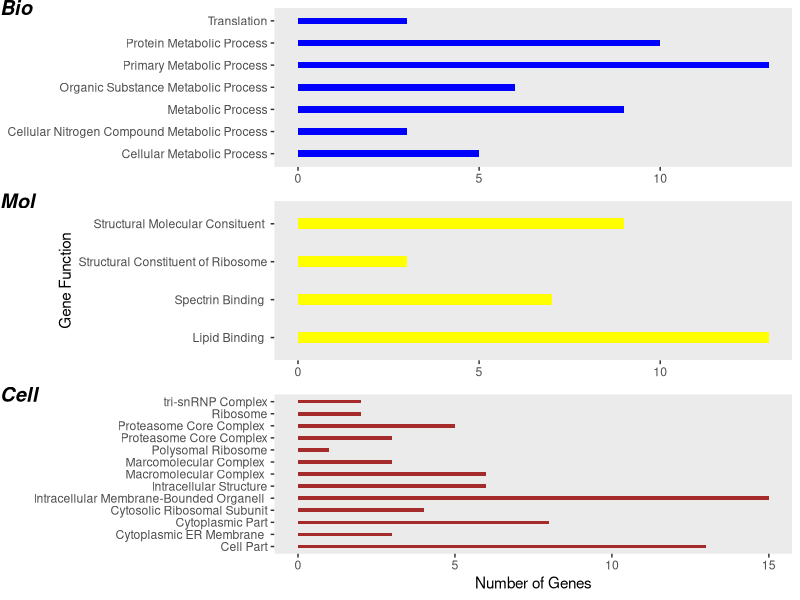

The R source for this figure:
## ---- chunk 1
#Install Packages For Analysis 
install.packages("ggplot2")
install.packages("tidyr")
install.packages("dplyr")
install.packages("tidyverse")
install.packages("ggpubr")
install.packages("patchwork")
install.packages("egg")
library(ggplot2)
library(tidyr)
library(dplyr)
library(ggpubr)
library(patchwork)
library(egg)

## ---- chunk 2
#Reading CSV file, Subsetting, and Merging Data for GO analysis 
gene_onto= read.csv("gene_ontology_dat.csv", fileEncoding = "UTF-8-BOM", header = T)

## ---- chunk 3
#Subsetting Data Based on Ontology Function 
gene_onto_subset= subset(gene_onto,select= c(EntrezID,Gene.Ontology,Function))
gene_onto_group= gene_onto_subset %>% group_by(Gene.Ontology)
GroupCount=gene_onto_group %>%
  count(Function)
GroupCount_Split=split(GroupCount, GroupCount$Gene.Ontology)
Biological=GroupCount_Split$Biological
Molecular=GroupCount_Split$Molecular
Cellular=GroupCount_Split$Cellular
## ---- chunk 4
#Gene Ontology BarPlot
Bio=ggplot(data= Biological,aes(x=n, y=Function))+
  geom_bar(stat="identity",width = 0.3, fill="Blue")+
  ylab(NULL)+
  xlab(NULL)+
  theme(panel.grid.major = element_blank(), panel.grid.minor = element_blank())
Mol=ggplot(data= Molecular,aes(x=n, y=Function))+
  geom_bar(stat="identity", width= 0.3,  fill="Yellow")+
  ylab("Gene Function")+
  xlab(NULL)+
  theme(panel.grid.major = element_blank(), panel.grid.minor = element_blank())
Cell=ggplot(data= Cellular,aes(x=n, y=Function))+
  geom_bar(stat="identity", width = 0.3, fill="Brown")+
  ylab(NULL)+
  xlab("Number of Genes")+
  theme(panel.grid.major = element_blank(), panel.grid.minor = element_blank())

ggarrange(Bio, Mol, Cell,
          labels = c("Bio","Mol","Cell"),
          ncol = 1, nrow = 3)
